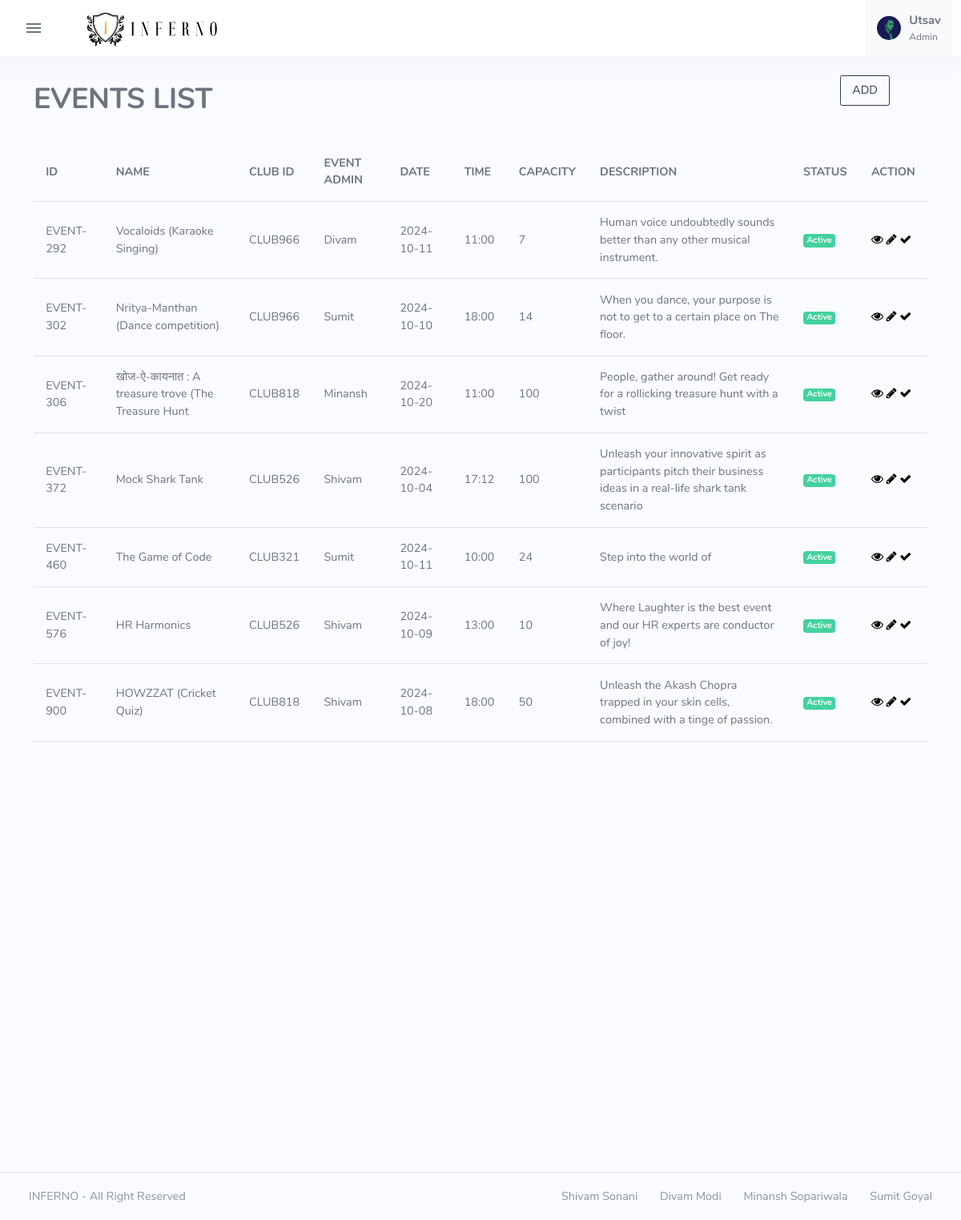
/CFMS/Admin/view_event.php (signed in), run on the app's committed database.
### tables this page shows
CREATE TABLE `tbl_events` (
  `event_id` varchar(15) NOT NULL,
  `event_name` varchar(50) NOT NULL,
  `club_id` varchar(100) NOT NULL,
  `event_admin` varchar(50) NOT NULL,
  `date` date NOT NULL,
  `time` time(6) NOT NULL,
  `capacity` int(100) NOT NULL,
  `description` varchar(250) NOT NULL,
  `status` int(11) NOT NULL DEFAULT 1
);

### CFMS/Admin/view_event.php (the view, shortened to what this page needs)
<?php
include("connection.php");
$sql = "SELECT * FROM tbl_events";
$result = mysqli_query($conn, $sql);
?>
<!DOCTYPE html>
<html lang="en" data-sidenav-size="fullscreen">
<head>
    <link rel="stylesheet" href="assets/vendor/daterangepicker/daterangepicker.css">
    <link rel="stylesheet" href="assets/vendor/admin-resources/jquery.vectormap/jquery-jvectormap-1.2.2.css">
    <link href="assets/css/app-creative.min.css" rel="stylesheet" type="text/css" id="app-style" />
    <link href="assets/css/icons.min.css" rel="stylesheet" type="text/css" />
    <link rel="stylesheet" href="https://cdnjs.cloudflare.com/ajax/libs/font-awesome/4.7.0/css/font-awesome.min.css">
</head>
<body>
    <div class="wrapper">
        <?php include "topbar.php"; ?>
        <div class="content-page">
            <div class="content">
                <div class="container mt-3">
                    <div class="row">
                        <div class="col-md-6 col-sm-6">
                            <h1>EVENTS LIST</h1>
                        </div>
                        <div class="col-md-6 col-sm-6">
                            <a href="add_event.php" style="text-decoration:none; "> <button class="btn btn-outline-dark" style="margin-top:0px; margin-left:80%;">ADD</button></a>
                        </div>
                        <div class="container mt-3">
                            <div class="row">
                                <div class="col-md-12 col-sm-12 col-xs-12">
                                    <div class="table-responsive scrollbar">
                                        <table class="table table-hover table-centered">
                                            <thead>
                                                <tr>
                                                    <th>ID</th>
                                                    <th>NAME</th>
                                                    <th>CLUB ID</th>
                                                    <th>EVENT ADMIN</th>
                                                    <th>DATE</th>
                                                    <th>TIME</th>
                                                    <th>CAPACITY</th>
                                                    <th>DESCRIPTION</th>
                                                    <th>STATUS</th>
                                                    <th>ACTION</th>
                                                </tr>
                                            </thead>
                                            <tbody>
                                                <tr>
                                                    <?php
                                                    while ($data = mysqli_fetch_assoc($result)) {
                                                    ?>
                                                        <td><?php echo $data['event_id']; ?></td>
                                                        <td><?php echo $data['event_name']; ?></td>
                                                        <td><?php echo $data['club_id']; ?></td>
                                                        <td><?php echo $data['event_admin']; ?></td>
                                                        <td><?php echo $data['date']; ?></td>
                                                        <td><?php echo date('H:i', strtotime($data['time'])) ?></td>
                                                        <td><?php echo $data['capacity']; ?></td>
                                                        <td><?php echo $data['description']; ?></td>
                                                        <td><?php echo ($data['status'] == 1) ? '<span class="badge bg-success">Active</span>' : '<span class="badge bg-secondary">Completed</span>'; ?></td>
                                                        <td>
                                                            <a href="event_details.php?id=<?php echo base64_encode($data['event_id']); ?>" style="text-decoration:none;"><i class="fa fa-eye" aria-hidden="true" style="font-size:15px;"></i></a>
                                                            <a href="update_event.php?id=<?php echo base64_encode($data['event_id']); ?>" style="text-decoration:none;"><i class="fa fa-pencil" aria-hidden="true" style="font-size:15px;"></i></a>
                                                            <?php if ($data['status'] == 1): ?>
                                                                <a href="delete_event.php?id=<?php echo $data['event_id']; ?>" style="text-decoration:none;"><i class="fa fa-check" aria-hidden="true" style="font-size:15px;"></i></a>
                                                            <?php else: ?>
                                                                <a href="delete_event.php?id=<?php echo $data['event_id']; ?>" style="text-decoration:none;"><i class="fa fa-times" aria-hidden="true" style="font-size:15px;"></i></a>
                                                            <?php endif; ?>
                                                        </td>
                                                </tr>
                                            <?php
                                                    }
                                            ?>
                                            </tbody>
                                        </table>
                                    </div>
                                </div>
                            </div>
                        </div>
                    </div>
                </div>
                <?php include "footer.php"; ?>
            </div>
        </div>
</body>
</html>

### CFMS/Admin/view_event.php (style rules this page uses)
a { color: black; }

### data on the page
tbl_events: event_id "EVENT-292", event_name "Vocaloids (Karaoke Singing)", club "CLUB966", event_admin "Divam", date "2024-10-11", time "11:00", capacity "7", description "Human voice undoubtedly sounds better than any other musical instrument.", status "Active"
tbl_events: event_id "EVENT-302", event_name "Nritya-Manthan (Dance competition)", club "CLUB966", event_admin "Sumit", date "2024-10-10", time "18:00", capacity "14", description "When you dance, your purpose is not to get to a certain place on The floor.", status "Active"
tbl_events: event_id "EVENT-306", event_name "खोज-ऐ-कायनात : A treasure trove (The Treasure Hunt", club "CLUB818", event_admin "Minansh", date "2024-10-20", time "11:00", capacity "100", description "People, gather around! Get ready for a rollicking treasure hunt with a twist", status "Active"
tbl_events: event_id "EVENT-372", event_name "Mock Shark Tank", club "CLUB526", event_admin "Shivam", date "2024-10-04", time "17:12", capacity "100", description "Unleash your innovative spirit as participants pitch their business ideas in a real-life shark tank scenario", status "Active"
tbl_events: event_id "EVENT-460", event_name "The Game of Code", club "CLUB321", event_admin "Sumit", date "2024-10-11", time "10:00", capacity "24", description "Step into the world of", status "Active"
tbl_events: event_id "EVENT-576", event_name "HR Harmonics", club "CLUB526", event_admin "Shivam", date "2024-10-09", time "13:00", capacity "10", description "Where Laughter is the best event and our HR experts are conductor of joy!", status "Active"
tbl_events: event_id "EVENT-900", event_name "HOWZZAT (Cricket Quiz)", club "CLUB818", event_admin "Shivam", date "2024-10-08", time "18:00", capacity "50", description "Unleash the Akash Chopra trapped in your skin cells, combined with a tinge of passion.", status "Active"

### other printed values
$_SESSION['name'] "Utsav"
